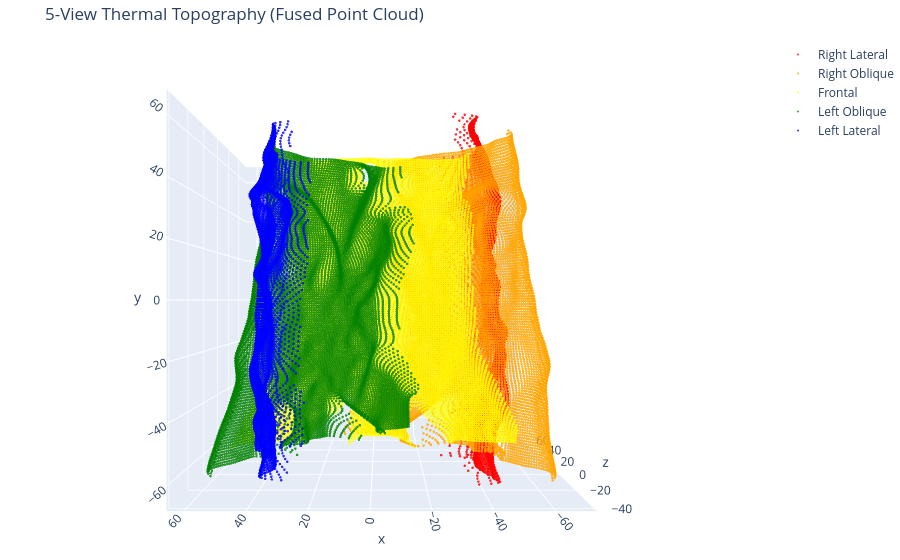

Notebook code cell kept with this figure:
### Code cell
import numpy as np, cv2, tifffile, glob, os, math
import plotly.graph_objects as go
from scipy.ndimage import gaussian_filter

# --- 1. SETTINGS ---
TIFF_DIR = "/mnt/Data1/Peoples/faiz836b/DNP-3DDMR-IR/data/organized_by_patient"
PATIENT_ID = "Patient_143"
patient_path = os.path.join(TIFF_DIR, PATIENT_ID)
subdirs = [d for d in os.listdir(patient_path) if os.path.isdir(os.path.join(patient_path, d))]
cat_path = os.path.join(patient_path, subdirs[0])

views = ['Right Lateral', 'Right Oblique', 'Frontal', 'Left Oblique', 'Left Lateral']
angles_deg = [-90, -45, 0, 45, 90]
colors = ['red', 'orange', 'yellow', 'green', 'blue'] # Color-code each camera

fig = go.Figure()

print("Fusing 5 Thermal Topographies...")
for i, view in enumerate(views):
    # Load Image
    files = [f for f in glob.glob(os.path.join(cat_path, '*.tiff')) 
             if view.lower() in f.lower() or (view == 'Frontal' and 'anterior' in f.lower())]
    if not files:
        continue
        
    raw = tifffile.imread(files[0]).astype(np.float32)
    raw = cv2.resize(raw, (128, 128))
    
    # Mask
    raw_u8 = ((raw - raw.min()) / (raw.max() - raw.min()) * 255).astype(np.uint8)
    _, mask = cv2.threshold(raw_u8, 0, 255, cv2.THRESH_BINARY + cv2.THRESH_OTSU)
    mask = (mask / 255.0)
    
    # Intensity (Z-depth)
    intensity = (raw - raw.min()) / (raw.max() - raw.min() + 1e-8)
    # The hotter it is, the further it pushes out
    depth = gaussian_filter(intensity * mask, sigma=2) * 35.0 
    
    # Create Local Coordinates (X, Y)
    x_local, y_local = np.meshgrid(np.linspace(-64, 64, 128), np.linspace(-64, 64, 128))
    
    # Filter to keep only the breast region (Drop background)
    valid = mask > 0.5
    x_val = x_local[valid]
    y_val = y_local[valid]
    z_val = depth[valid] + 20.0 # Add base radius to push it outward from center
    
    # Rotate to Global Coordinates based on Camera Angle
    rad = angles_deg[i] * math.pi / 180.0
    c, s = math.cos(rad), math.sin(rad)
    
    X_global = x_val * c + z_val * s
    Y_global = y_val
    Z_global = -x_val * s + z_val * c
    
    # Add to Plotly Point Cloud
    fig.add_trace(go.Scatter3d(
        x=X_global, y=Y_global, z=Z_global,
        mode='markers',
        marker=dict(size=1.5, color=colors[i], opacity=0.8),
        name=view
    ))

fig.update_layout(
    title='5-View Thermal Topography (Fused Point Cloud)', 
    scene=dict(aspectmode='data', 
               camera=dict(up=dict(x=0, y=1, z=0), center=dict(x=0, y=0, z=0), eye=dict(x=0, y=0, z=-2))),
    margin=dict(l=0, r=0, b=0, t=40)
)
fig.show()

### Figure 1 — Plotly figure (JSON) as saved in the notebook; plotly's stock layout.template omitted (floating-point values rounded to 4 significant figures; data arrays with more than 128 entries replaced by an {"elided": "..."} marker saying what was removed)
{"data": [{"marker": {"color": "red", "opacity": 0.8, "size": 1.5}, "mode": "markers", "name": "Right Lateral", "type": "scatter3d", "x": {"elided": "7202 float values"}, "y": {"elided": "7202 float values"}, "z": {"elided": "7202 float values"}}, {"marker": {"color": "orange", "opacity": 0.8, "size": 1.5}, "mode": "markers", "name": "Right Oblique", "type": "scatter3d", "x": {"elided": "10578 float values"}, "y": {"elided": "10578 float values"}, "z": {"elided": "10578 float values"}}, {"marker": {"color": "yellow", "opacity": 0.8, "size": 1.5}, "mode": "markers", "name": "Frontal", "type": "scatter3d", "x": {"elided": "11037 float values"}, "y": {"elided": "11037 float values"}, "z": {"elided": "11037 float values"}}, {"marker": {"color": "green", "opacity": 0.8, "size": 1.5}, "mode": "markers", "name": "Left Oblique", "type": "scatter3d", "x": {"elided": "10831 float values"}, "y": {"elided": "10831 float values"}, "z": {"elided": "10831 float values"}}, {"marker": {"color": "blue", "opacity": 0.8, "size": 1.5}, "mode": "markers", "name": "Left Lateral", "type": "scatter3d", "x": {"elided": "7479 float values"}, "y": {"elided": "7479 float values"}, "z": {"elided": "7479 float values"}}], "layout": {"margin": {"b": 0, "l": 0, "r": 0, "t": 40}, "scene": {"aspectmode": "data", "camera": {"center": {"x": 0, "y": 0, "z": 0}, "eye": {"x": 0, "y": 0, "z": -2}, "up": {"x": 0, "y": 1, "z": 0}}}, "title": {"text": "5-View Thermal Topography (Fused Point Cloud)"}}}
